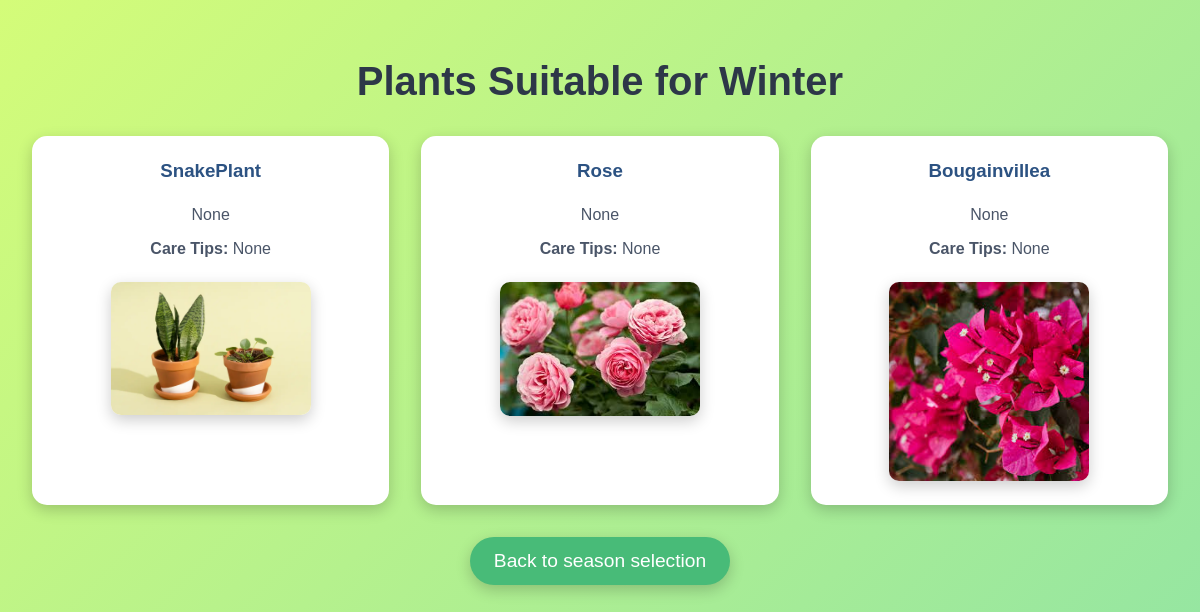
The app's page /plant_guide/plants-by-season/winter/, older data.
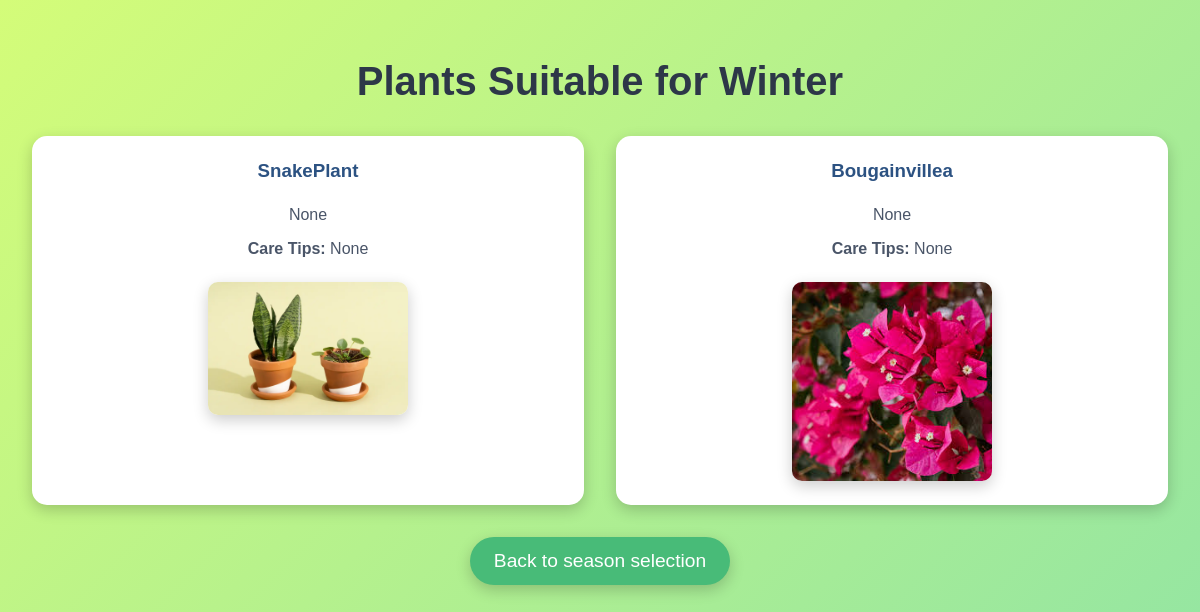
The same page, newer data.
### trees/models.py (models this page shows, shortened)
class Tree(models.Model):
    SEASON_CHOICES = [
        ('summer', 'Summer'),
        ('winter', 'Winter'),
        ('spring', 'Spring'),
        ('autumn', 'Autumn'),
        ('other', 'Other'),
    ]
    name = models.CharField(max_length=100)
    category = models.CharField(max_length=100)
    price = models.IntegerField(default=0)
    season = models.CharField(max_length=20, choices=SEASON_CHOICES, default='other')
    description = models.TextField(blank=True, null=True)
    care_tips = models.TextField(blank=True, null=True)
    image = models.ImageField(upload_to='tree_images/', null=True, blank=True)
    total_rating = models.IntegerField(default=0)
    num_ratings = models.IntegerField(default=0)

### plant_guide/views.py (the view)
# urls.py: path('plants-by-season/<season>/', views.plants_by_season, name='plants_by_season'),
def plants_by_season(request, season):
    trees = Tree.objects.filter(season=season)
    return render(request, 'plants_by_season.html', {'trees': trees, 'season': season})

### templates/plants_by_season.html (shortened to what this page needs)
<!DOCTYPE html>
<html lang="en">
<head>
</head>
<body>
    <h1>Plants Suitable for {{ season|title }}</h1>
    {% if trees %}
        <ul>
            {% for tree in trees %}
                <li>
                    <h3>{{ tree.name }}</h3>
                    <p>{{ tree.description }}</p>
                    <p><strong>Care Tips:</strong> {{ tree.care_tips }}</p>
                    {% if tree.image %}
                        <img src="{{ tree.image.url }}" alt="{{ tree.name }}">
                    {% endif %}
                </li>
            {% endfor %}
        </ul>
    {% else %}
        <p style="font-size: 1.5rem; color: #718096;">No plants found for this season.</p>
    {% endif %}
    <a href="{% url 'select_season' %}">Back to season selection</a>
</body>
</html>

Row changes from the older to the newer data that the page shows:
no longer on this page (row edited): Tree: name "Rose", description "None", care_tips "None", image (picture)
